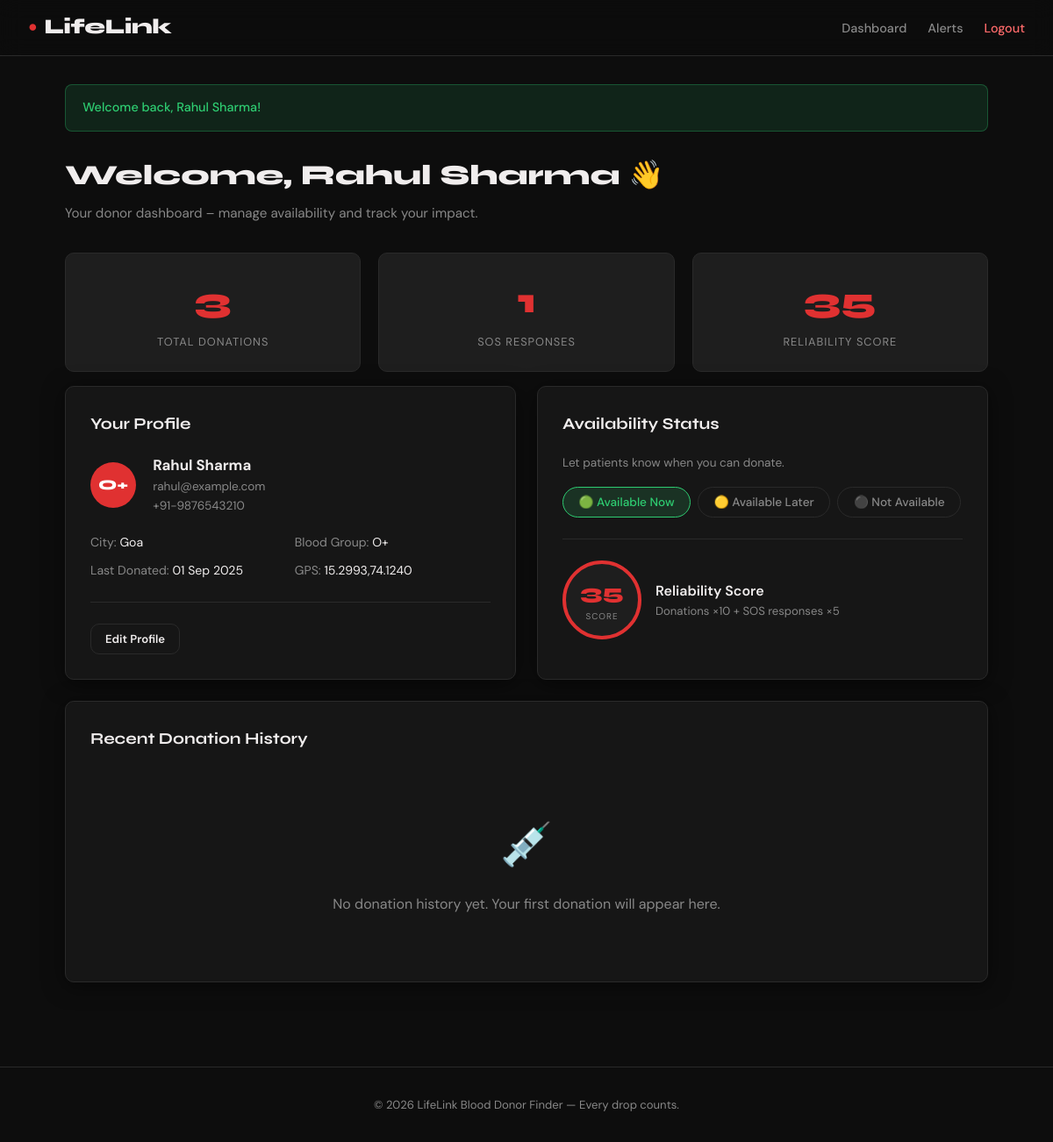
The page /donor/dashboard.php (signed in) on the database its author committed.
### tables this page shows
CREATE TABLE IF NOT EXISTS `donors` (
  `id`                  INT UNSIGNED AUTO_INCREMENT PRIMARY KEY,
  `user_id`             INT UNSIGNED NOT NULL UNIQUE,
  `blood_group`         ENUM('A+','A-','B+','B-','AB+','AB-','O+','O-') NOT NULL,
  `city`                VARCHAR(100) NOT NULL,
  `latitude`            DECIMAL(10,7) DEFAULT NULL,
  `longitude`           DECIMAL(10,7) DEFAULT NULL,
  `availability_status` ENUM('available_now','available_later','not_available') NOT NULL DEFAULT 'available_now',
  `last_donation_date`  DATE DEFAULT NULL,
  `reliability_score`   INT UNSIGNED NOT NULL DEFAULT 0,
  `total_donations`     INT UNSIGNED NOT NULL DEFAULT 0,
  `sos_responses`       INT UNSIGNED NOT NULL DEFAULT 0,
  CONSTRAINT `fk_donor_user` FOREIGN KEY (`user_id`) REFERENCES `users`(`id`) ON DELETE CASCADE
);

CREATE TABLE IF NOT EXISTS `users` (
  `id`         INT UNSIGNED AUTO_INCREMENT PRIMARY KEY,
  `name`       VARCHAR(100) NOT NULL,
  `email`      VARCHAR(150) NOT NULL UNIQUE,
  `password`   VARCHAR(255) NOT NULL,
  `role`       ENUM('donor','patient','hospital') NOT NULL DEFAULT 'donor',
  `phone`      VARCHAR(20) DEFAULT NULL,
  `created_at` DATETIME NOT NULL DEFAULT CURRENT_TIMESTAMP,
  `updated_at` DATETIME NOT NULL DEFAULT CURRENT_TIMESTAMP ON UPDATE CURRENT_TIMESTAMP
);

### includes/helpers.php (called while the page is built, shortened)
<?php
function sanitize(string $val): string {
    return htmlspecialchars(trim($val), ENT_QUOTES, 'UTF-8');
}

### donor/dashboard.php (the view, shortened to what this page needs)
<?php
require_once __DIR__ . '/../includes/helpers.php';
$pdo    = getDB();
$userId = (int) $_SESSION['user_id'];
$stmt = $pdo->prepare('
    SELECT d.*, u.name, u.email, u.phone
    FROM donors d
    JOIN users u ON u.id = d.user_id
    WHERE d.user_id = ?
');
$stmt->execute([$userId]);
$donor = $stmt->fetch();
$donorId   = (int) $donor['id'];
$dStmt = $pdo->prepare('
    SELECT don.*, u.name AS hospital_name
    FROM donations don
    LEFT JOIN users u ON u.id = don.hospital_id
    WHERE don.donor_id = ?
    ORDER BY don.date DESC LIMIT 5
');
$dStmt->execute([$donorId]);
$recentDonations = $dStmt->fetchAll();
include __DIR__ . '/../includes/header.php';
?>
<body data-role="donor">
<div class="page-header fade-in">
  <h2>Welcome, <?= sanitize($donor['name']) ?> 👋</h2>
  <p>Your donor dashboard – manage availability and track your impact.</p>
</div>
<div class="grid-3 fade-in mb-2">
  <div class="stat-tile">
    <div class="stat-num"><?= (int)$donor['total_donations'] ?></div>
    <div class="stat-label">Total Donations</div>
  </div>
  <div class="stat-tile">
    <div class="stat-num"><?= (int)$donor['sos_responses'] ?></div>
    <div class="stat-label">SOS Responses</div>
  </div>
  <div class="stat-tile">
    <div class="stat-num"><?= (int)$donor['reliability_score'] ?></div>
    <div class="stat-label">Reliability Score</div>
  </div>
</div>
<div class="grid-2 fade-in">
  <div class="card">
    <div class="card-title">Your Profile</div>
    <div style="display:flex;align-items:center;gap:1.2rem;margin-bottom:1.2rem;">
      <div class="blood-pill"><?= sanitize($donor['blood_group']) ?></div>
      <div>
        <div style="font-weight:700;font-size:1.05rem;"><?= sanitize($donor['name']) ?></div>
        <div class="text-muted" style="font-size:.85rem;"><?= sanitize($donor['email']) ?></div>
        <div class="text-muted" style="font-size:.85rem;"><?= sanitize($donor['phone'] ?? '—') ?></div>
      </div>
    </div>
    <div style="display:grid;grid-template-columns:1fr 1fr;gap:.6rem;font-size:.88rem;">
      <div><span class="text-muted">City:</span> <?= sanitize($donor['city']) ?></div>
      <div><span class="text-muted">Blood Group:</span> <?= sanitize($donor['blood_group']) ?></div>
      <div><span class="text-muted">Last Donated:</span> <?= $donor['last_donation_date'] ? date('d M Y', strtotime($donor['last_donation_date'])) : 'Never' ?></div>
      <div><span class="text-muted">GPS:</span> <?= $donor['latitude'] ? number_format($donor['latitude'],4).','.number_format($donor['longitude'],4) : 'Not set' ?></div>
    </div>
    <hr class="divider">
    <a href="<?= APP_URL ?>/donor/profile.php" class="btn btn-outline btn-sm">Edit Profile</a>
  </div>
  <div class="card">
    <div class="card-title">Availability Status</div>
    <p class="text-muted" style="font-size:.85rem;margin-bottom:1rem;">Let patients know when you can donate.</p>
    <div class="avail-toggle">
      <?php
      $statuses = [
          'available_now'   => '🟢 Available Now',
          'available_later' => '🟡 Available Later',
          'not_available'   => '⚫ Not Available',
      ];
      foreach ($statuses as $key => $label): ?>
        <button class="avail-btn <?= $donor['availability_status'] === $key ? 'active-'.$key : '' ?>"
                data-status="<?= $key ?>">
          <?= $label ?>
        </button>
      <?php endforeach; ?>
    </div>
    <hr class="divider">
    <div style="display:flex;align-items:center;gap:1rem;">
      <div class="score-ring">
        <span class="score-num"><?= (int)$donor['reliability_score'] ?></span>
        <span class="score-label">Score</span>
      </div>
      <div>
        <div style="font-weight:600;">Reliability Score</div>
        <div class="text-muted" style="font-size:.82rem;">Donations ×<?= SCORE_PER_DONATION ?> + SOS responses ×<?= SCORE_PER_SOS_RESPONSE ?></div>
      </div>
    </div>
  </div>
</div>
<div class="card fade-in mt-3">
  <div class="card-title">Recent Donation History</div>
  <?php if ($recentDonations): ?>
  <div class="table-wrap">
    <table>
      <thead><tr><th>Date</th><th>Hospital</th><th>Status</th></tr></thead>
      <tbody>
        <?php foreach ($recentDonations as $d): ?>
        <tr>
          <td><?= date('d M Y', strtotime($d['date'])) ?></td>
          <td><?= sanitize($d['hospital_name'] ?? 'Unspecified') ?></td>
          <td><span class="status-badge status-<?= $d['status'] === 'confirmed' ? 'available_now' : ($d['status'] === 'pending' ? 'available_later' : 'not_available') ?>">
            <?= ucfirst($d['status']) ?>
          </span></td>
        </tr>
        <?php endforeach; ?>
      </tbody>
    </table>
  </div>
  <?php else: ?>
    <div class="empty-state"><div class="empty-icon">💉</div><p>No donation history yet. Your first donation will appear here.</p></div>
  <?php endif; ?>
</div>
<?php include __DIR__ . '/../includes/footer.php'; ?>

### assets/css/main.css (style rules this page uses)
:root { --red: #E03131; --red-dark: #B02020; --red-light: #FF6B6B; --bg: #0D0D0D; --bg-card: #161616; --bg-panel: #1E1E1E; --border: #2A2A2A; --text: #F0EDED; --text-muted: #888; --green: #2ECC71; --yellow: #F39C12; --blue: #3498DB; --radius: 10px; --font-head: 'Syne', sans-serif; --font-body: 'DM Sans', sans-serif; --shadow: 0 4px 24px rgba(0,0,0,.5); }
*, *::before, *::after { box-sizing: border-box; margin: 0; padding: 0; }
html { font-size: 16px; scroll-behavior: smooth; }
body { background: var(--bg); color: var(--text); font-family: var(--font-body); font-weight: 400; line-height: 1.6; min-height: 100vh; }
a { color: var(--red-light); text-decoration: none; }
.btn { display: inline-flex; align-items: center; gap: .5rem; padding: .7rem 1.6rem; border: none; cursor: pointer; font-family: var(--font-body); font-size: .95rem; font-weight: 600; border-radius: var(--radius); transition: all .2s; text-decoration: none; }
.btn-outline { background: transparent; color: var(--text); border: 1.5px solid var(--border); }
.btn-sm { padding: .4rem 1rem; font-size: .82rem; }
.card { background: var(--bg-card); border: 1px solid var(--border); border-radius: var(--radius); padding: 1.75rem; box-shadow: var(--shadow); }
.card-title { font-family: var(--font-head); font-size: 1.15rem; font-weight: 700; margin-bottom: 1.2rem; color: var(--text); }
.grid-2 { display: grid; grid-template-columns: repeat(auto-fit, minmax(280px, 1fr)); gap: 1.5rem; }
.grid-3 { display: grid; grid-template-columns: repeat(auto-fit, minmax(200px, 1fr)); gap: 1.25rem; }
.stat-tile { background: var(--bg-panel); border: 1px solid var(--border); border-radius: var(--radius); padding: 1.4rem; text-align: center; }
.stat-tile .stat-num { font-family: var(--font-head); font-size: 2.5rem; font-weight: 800; color: var(--red); }
.stat-tile .stat-label { font-size: .8rem; color: var(--text-muted); text-transform: uppercase; letter-spacing: 1px; margin-top: .3rem; }
.blood-pill { display: inline-flex; align-items: center; justify-content: center; background: var(--red); color: #fff; font-family: var(--font-head); font-weight: 800; font-size: 1rem; width: 52px; height: 52px; border-radius: 50%; flex-shrink: 0; }
.page-header { margin-bottom: 2rem; }
.page-header h2 { font-family: var(--font-head); font-size: 2rem; font-weight: 800; }
.page-header p { color: var(--text-muted); font-size: .95rem; margin-top: .4rem; }
.avail-toggle { display: flex; gap: .5rem; flex-wrap: wrap; }
.avail-btn { padding: .5rem 1.1rem; border-radius: 50px; border: 1.5px solid var(--border); background: transparent; color: var(--text-muted); cursor: pointer; font-family: var(--font-body); font-size: .85rem; font-weight: 500; transition: all .2s; }
.avail-btn.active-available_now { background: rgba(46,204,113,.15); border-color: var(--green); color: var(--green); }
.score-ring { display: inline-flex; flex-direction: column; align-items: center; justify-content: center; width: 90px; height: 90px; border-radius: 50%; border: 4px solid var(--red); background: var(--bg-panel); }
.score-ring .score-num { font-family: var(--font-head); font-weight: 800; font-size: 1.5rem; color: var(--red); }
.score-ring .score-label { font-size: .62rem; color: var(--text-muted); text-transform: uppercase; letter-spacing: 1px; }
.fade-in { animation: fadeInUp .5s ease both; }
.text-muted { color: var(--text-muted); }
.mt-3 { margin-top: 1.5rem; }
.mb-2 { margin-bottom: 1rem; }
hr.divider { border: none; border-top: 1px solid var(--border); margin: 1.5rem 0; }
.empty-state { text-align: center; padding: 3rem; color: var(--text-muted); }
.empty-state .empty-icon { font-size: 3rem; margin-bottom: 1rem; }

### rows shown on the page
donors: user.name "Rahul Sharma", total_donations "3", sos_responses "1", reliability_score "35", blood_group "O+", user.email "rahul@example.com", user.phone "+91-9876543210", city "Goa", last_donation_date "01 Sep 2025", latitude "15.2993", longitude "74.1240"

### other values the page prints
$flash['msg'] "Welcome back, Rahul Sharma!"
$label "🟢 Available Now"
$label "🟡 Available Later"
$label "⚫ Not Available"
SCORE_PER_DONATION "10"
SCORE_PER_SOS_RESPONSE "5"
